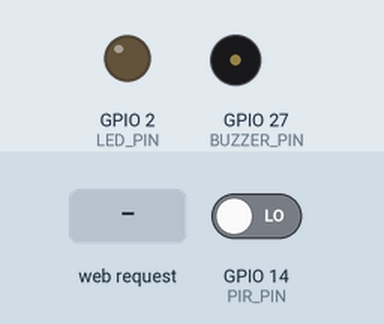
This sketch was run on a simulated ESP32. On the bench: output pins drawn as LEDs (lit = HIGH), buzzer (waves = sounding, pin HIGH). Dashed ring = blinking. The test bench sets the inputs (shaded band); at power-on: GPIO 14 (PIR_PIN) LOW. WiFi joins after 1.5 s; servers stay silent unless stated; uploads are accepted with an empty reply; the local clock reads 2024-03-15 10:24:30 at power-on unless the sketch sets it; what the sketch prints to the serial monitor is not drawn.

Above: at 5.8 s.
5.9 s: HTTP request GET /trigger-alarm received
At 7.75 s:
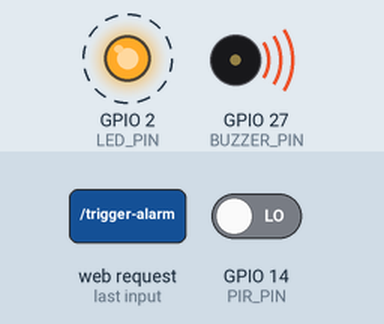
8.9 s: HTTP request GET /silence-alarm received
At 9.8 s:
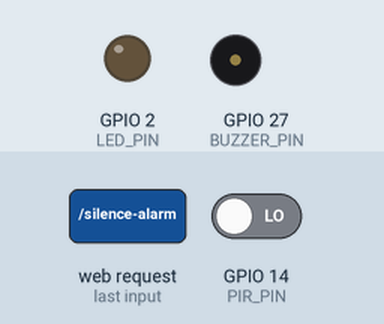
10.9 s: GPIO 14 (PIR_PIN) driven HIGH
At 11.11 s:
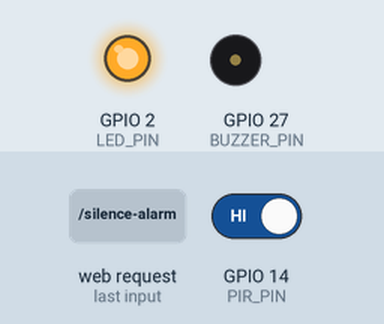
Timing chart, 0 to 17.8 s (numbered marks = the images above; inputs shaded):
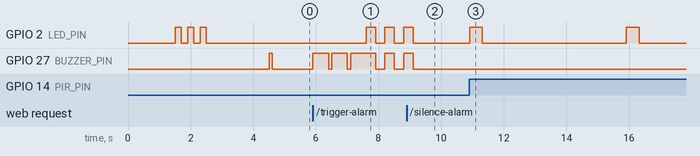

The sketch:

firmware.ino
```cpp
/*
 * Sentrion — ESP32 Firmware
 * ─────────────────────────────────────────────────────────────────────────────
 * Hardware:
 *   - ESP32 DevKit (any variant)
 *   - HC-SR501 PIR Motion Sensor  → GPIO 14
 *   - Active Buzzer (optional)    → GPIO 27
 *   - Status LED (optional)       → GPIO 2 (onboard)
 *
 * Behaviour:
 *   1. Connect to WiFi on boot.
 *   2. Continuously poll PIR sensor.
 *   3. On motion → POST JSON { timestamp, sensor_id, location } to /event.
 *   4. Expose GET /trigger-alarm endpoint (called by backend alarm agent).
 *   5. Expose GET /silence-alarm endpoint.
 *   6. Blink LED and sound buzzer when alarm is active.
 *
 * Setup:
 *   - Install: Arduino IDE + ESP32 board package + ArduinoJson library
 *   - Set WiFi credentials + server IP below
 *   - Upload via USB (115200 baud)
 * ─────────────────────────────────────────────────────────────────────────────
 */

#include <WiFi.h>
#include <HTTPClient.h>
#include <WebServer.h>
#include <ArduinoJson.h>
#include <time.h>

// ─── Configuration ────────────────────────────────────────────────────────────

const char* WIFI_SSID     = "Nothing 1";
const char* WIFI_PASSWORD = "12345678";

// FastAPI backend address
const char* BACKEND_HOST  = "http://172.18.112.72:8000";
const char* EVENT_ENDPOINT = "/event";

// GPIO pins
const int PIR_PIN    = 14;
const int BUZZER_PIN = 27;
const int LED_PIN    = 2;   // Onboard LED

// Sensor identity
const char* SENSOR_ID = "esp32_main";
const char* LOCATION  = "main_entrance";

// NTP (for accurate timestamps)
const char* NTP_SERVER  = "pool.ntp.org";
const long  GMT_OFFSET  = 19800;   // UTC+5:30 (IST) in seconds
const int   DST_OFFSET  = 0;

// Debounce: minimum ms between events
const unsigned long DEBOUNCE_MS = 5000;

// ─── State ───────────────────────────────────────────────────────────────────

bool alarmActive = false;
unsigned long lastEventMs = 0;

WebServer server(80);

// ─── Helpers ──────────────────────────────────────────────────────────────────

String getISO8601Timestamp() {
  struct tm timeinfo;
  if (!getLocalTime(&timeinfo)) {
    // Fallback: uptime-based pseudo-timestamp
    return "1970-01-01T00:00:00+05:30";
  }
  char buf[35];
  strftime(buf, sizeof(buf), "%Y-%m-%dT%H:%M:%S+05:30", &timeinfo);
  return String(buf);
}

void beepBuzzer(int times, int onMs = 200, int offMs = 200) {
  for (int i = 0; i < times; i++) {
    digitalWrite(BUZZER_PIN, HIGH);
    delay(onMs);
    digitalWrite(BUZZER_PIN, LOW);
    if (i < times - 1) delay(offMs);
  }
}

void blinkLED(int times, int ms = 100) {
  for (int i = 0; i < times; i++) {
    digitalWrite(LED_PIN, HIGH);
    delay(ms);
    digitalWrite(LED_PIN, LOW);
    if (i < times - 1) delay(ms);
  }
}

// ─── HTTP POST → /event ───────────────────────────────────────────────────────

void sendMotionEvent() {
  if (WiFi.status() != WL_CONNECTED) {
    Serial.println("[ERROR] WiFi not connected.");
    return;
  }

  String timestamp = getISO8601Timestamp();
  Serial.print("[EVENT] Motion detected at: ");
  Serial.println(timestamp);

  // Build JSON payload
  StaticJsonDocument<256> doc;
  doc["timestamp"] = timestamp;
  doc["sensor_id"] = SENSOR_ID;
  doc["location"]  = LOCATION;
  String payload;
  serializeJson(doc, payload);

  // Send POST request
  HTTPClient http;
  String url = String(BACKEND_HOST) + EVENT_ENDPOINT;
  http.begin(url);
  http.addHeader("Content-Type", "application/json");

  int code = http.POST(payload);
  if (code > 0) {
    String response = http.getString();
    Serial.print("[HTTP] Response code: ");
    Serial.println(code);
    Serial.println(response);
  } else {
    Serial.print("[HTTP] Error: ");
    Serial.println(http.errorToString(code));
  }
  http.end();
}

// ─── WebServer Handlers (called by backend) ───────────────────────────────────

void handleTriggerAlarm() {
  alarmActive = true;
  Serial.println("[ALARM] Triggered by backend!");
  server.send(200, "application/json", "{\"alarm\":true,\"message\":\"Alarm activated\"}");
  beepBuzzer(3, 500, 100);
}

void handleSilenceAlarm() {
  alarmActive = false;
  digitalWrite(BUZZER_PIN, LOW);
  Serial.println("[ALARM] Silenced.");
  server.send(200, "application/json", "{\"alarm\":false,\"message\":\"Alarm silenced\"}");
}

void handleStatus() {
  StaticJsonDocument<128> doc;
  doc["alarm_active"] = alarmActive;
  doc["uptime_ms"]    = millis();
  doc["sensor_id"]    = SENSOR_ID;
  String out;
  serializeJson(doc, out);
  server.send(200, "application/json", out);
}

void handleNotFound() {
  server.send(404, "text/plain", "Not found");
}

// ─── Setup ───────────────────────────────────────────────────────────────────

void setup() {
  Serial.begin(115200);
  Serial.println("\n[BOOT] Sentrion ESP32 Firmware v1.0");

  // GPIO init
  pinMode(PIR_PIN,    INPUT);
  pinMode(BUZZER_PIN, OUTPUT);
  pinMode(LED_PIN,    OUTPUT);
  digitalWrite(BUZZER_PIN, LOW);
  digitalWrite(LED_PIN,    LOW);

  // WiFi
  Serial.print("[WiFi] Connecting to ");
  Serial.print(WIFI_SSID);
  WiFi.begin(WIFI_SSID, WIFI_PASSWORD);
  int tries = 0;
  while (WiFi.status() != WL_CONNECTED && tries < 30) {
    delay(500);
    Serial.print(".");
    tries++;
  }
  if (WiFi.status() == WL_CONNECTED) {
    Serial.println("\n[WiFi] Connected! IP: " + WiFi.localIP().toString());
    blinkLED(3, 200);
  } else {
    Serial.println("\n[WiFi] FAILED. Will retry...");
  }

  // NTP time sync
  configTime(GMT_OFFSET, DST_OFFSET, NTP_SERVER);
  Serial.println("[NTP] Syncing time...");
  delay(2000);

  // HTTP server routes
  server.on("/trigger-alarm", HTTP_POST, handleTriggerAlarm);
  server.on("/trigger-alarm", HTTP_GET,  handleTriggerAlarm);   // also accept GET for easy testing
  server.on("/silence-alarm", HTTP_POST, handleSilenceAlarm);
  server.on("/silence-alarm", HTTP_GET,  handleSilenceAlarm);
  server.on("/status",        HTTP_GET,  handleStatus);
  server.onNotFound(handleNotFound);
  server.begin();

  Serial.println("[HTTP] WebServer started on port 80");
  Serial.println("[READY] Sentrion is watching...");
  beepBuzzer(1, 100);
}

// ─── Loop ────────────────────────────────────────────────────────────────────

void loop() {
  server.handleClient();

  // ── Alarm blink ──────────────────────────────────────────────────────────
  if (alarmActive) {
    digitalWrite(LED_PIN,    HIGH);
    digitalWrite(BUZZER_PIN, HIGH);
    delay(300);
    digitalWrite(LED_PIN,    LOW);
    digitalWrite(BUZZER_PIN, LOW);
    delay(300);
    return;  // skip motion check while alarm is screaming
  }

  // ── PIR motion check ─────────────────────────────────────────────────────
  int pirValue = digitalRead(PIR_PIN);
  unsigned long now = millis();

  if (pirValue == HIGH && (now - lastEventMs) > DEBOUNCE_MS) {
    lastEventMs = now;
    digitalWrite(LED_PIN, HIGH);
    sendMotionEvent();
    delay(200);
    digitalWrite(LED_PIN, LOW);
  }

  delay(100);
}
```

Measured:
- after the input at 5.9 s, GPIO 2 (LED_PIN): alternates HIGH for 0.30 s and LOW for 0.30 s, starting after 1.7 s; GPIO 27 (BUZZER_PIN): LOW → HIGH at once, → LOW 0.50 s later, → HIGH 0.10 s later, → LOW 0.50 s later, … (9 changes in this stretch)
- after the input at 8.9 s, GPIO 2 (LED_PIN), GPIO 27 (BUZZER_PIN): goes on until 9.1 s, then stays LOW
- after the input at 10.9 s, GPIO 2 (LED_PIN): alternates HIGH for 0.40 s and LOW for 4.6 s, starting at once
